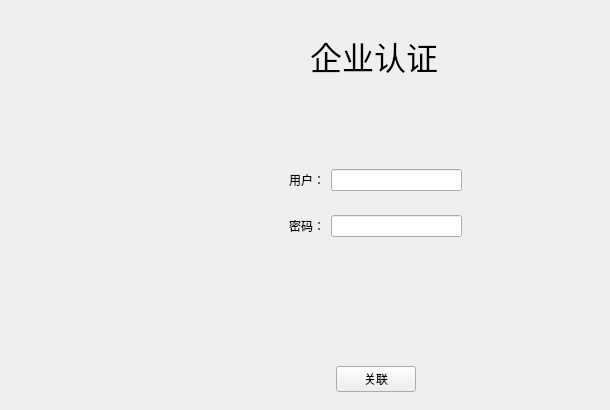
      <widget class="QWidget" name="page_6">
       <widget class="QLabel" name="label_49">
        <property name="geometry">
         <rect>
          <x>310</x>
          <y>30</y>
          <width>201</width>
          <height>51</height>
         </rect>
        </property>
        <property name="font">
         <font>
          <family>微软雅黑</family>
          <pointsize>24</pointsize>
         </font>
        </property>
        <property name="layoutDirection">
         <enum>Qt::LeftToRight</enum>
        </property>
        <property name="text">
         <string>企业认证</string>
        </property>
       </widget>
       <widget class="QWidget" name="widget_27" native="true">
        <property name="geometry">
         <rect>
          <x>150</x>
          <y>160</y>
          <width>451</width>
          <height>241</height>
         </rect>
        </property>
        <layout class="QVBoxLayout" name="verticalLayout_10">
         <item>
          <widget class="QWidget" name="widget_25" native="true">
           <layout class="QHBoxLayout" name="horizontalLayout_17">
            <item>
             <spacer name="horizontalSpacer_8">
              <property name="orientation">
               <enum>Qt::Horizontal</enum>
              </property>
              <property name="sizeHint" stdset="0">
               <size>
                <width>40</width>
                <height>20</height>
               </size>
              </property>
             </spacer>
            </item>
            <item>
             <widget class="QLabel" name="label_51">
              <property name="text">
               <string>用户：</string>
              </property>
             </widget>
            </item>
            <item>
             <widget class="QLineEdit" name="userIsentprise">
              <property name="echoMode">
               <enum>QLineEdit::Normal</enum>
              </property>
             </widget>
            </item>
            <item>
             <spacer name="horizontalSpacer_5">
              <property name="orientation">
               <enum>Qt::Horizontal</enum>
              </property>
              <property name="sizeHint" stdset="0">
               <size>
                <width>40</width>
                <height>20</height>
               </size>
              </property>
             </spacer>
            </item>
           </layout>
          </widget>
         </item>
         <item>
          <widget class="QWidget" name="widget_24" native="true">
           <layout class="QHBoxLayout" name="horizontalLayout_16">
            <item>
             <spacer name="horizontalSpacer_7">
              <property name="orientation">
               <enum>Qt::Horizontal</enum>
              </property>
              <property name="sizeHint" stdset="0">
               <size>
                <width>40</width>
                <height>20</height>
               </size>
              </property>
             </spacer>
            </item>
            <item>
             <widget class="QLabel" name="label_50">
              <property name="text">
               <string>密码：</string>
              </property>
             </widget>
            </item>
            <item>
             <widget class="QLineEdit" name="passwordIsenterprise">
              <property name="echoMode">
               <enum>QLineEdit::Password</enum>
              </property>
             </widget>
            </item>
            <item>
             <spacer name="horizontalSpacer_4">
              <property name="orientation">
               <enum>Qt::Horizontal</enum>
              </property>
              <property name="sizeHint" stdset="0">
               <size>
                <width>40</width>
                <height>20</height>
               </size>
              </property>
             </spacer>
            </item>
           </layout>
          </widget>
         </item>
         <item>
          <spacer name="verticalSpacer">
           <property name="orientation">
            <enum>Qt::Vertical</enum>
           </property>
           <property name="sizeHint" stdset="0">
            <size>
             <width>20</width>
             <height>40</height>
            </size>
           </property>
          </spacer>
         </item>
         <item>
          <widget class="QWidget" name="widget_26" native="true">
           <layout class="QHBoxLayout" name="horizontalLayout_18">
            <item>
             <spacer name="horizontalSpacer_2">
              <property name="orientation">
               <enum>Qt::Horizontal</enum>
              </property>
              <property name="sizeHint" stdset="0">
               <size>
                <width>40</width>
                <height>20</height>
               </size>
              </property>
             </spacer>
            </item>
            <item>
             <widget class="QPushButton" name="connectEnterprise">
              <property name="text">
               <string>关联</string>
              </property>
             </widget>
            </item>
            <item>
             <spacer name="horizontalSpacer_3">
              <property name="orientation">
               <enum>Qt::Horizontal</enum>
              </property>
              <property name="sizeHint" stdset="0">
               <size>
                <width>40</width>
                <height>20</height>
               </size>
              </property>
             </spacer>
            </item>
           </layout>
          </widget>
         </item>
        </layout>
       </widget>
      </widget>
